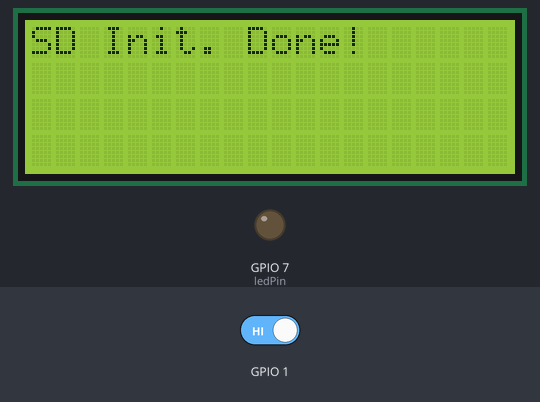
This sketch was run on a simulated ESP8266 (NodeMCU). Parts: 20×4 character LCD, output pins drawn as LEDs (lit = HIGH). Wiring (inferred from the names in the program): DS1307 clock at I2C address 0x68. Inputs (shaded band) come from the test bench; at power-on: GPIO 1 HIGH. The local clock reads 2024-03-15 10:24:30 at power-on unless the sketch sets it; storage starts empty; what the sketch prints to the serial monitor is not drawn.

Above: at 2.7 s.
At 5.8 s:
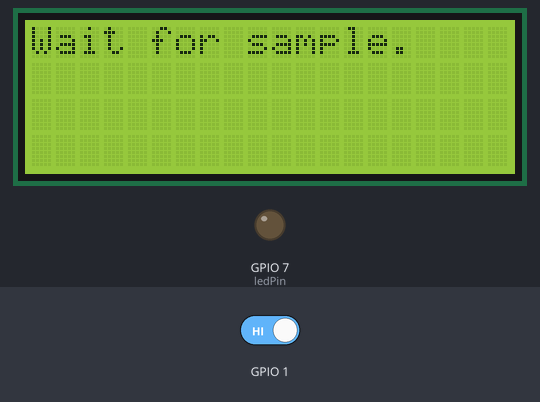
5.9 s: GPIO 1 driven LOW
At 7.3 s:
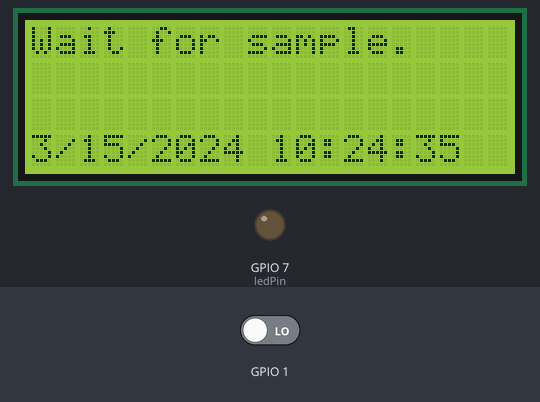
Timing chart, 0 to 8.9 s (numbered marks = the images above; inputs shaded):
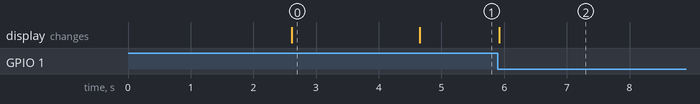

Measured:
- after the input at 5.9 s, the display: changes at once (image 2)
- what the display in image 0 shows lasts 2.1 s, from 2.6 s to 4.7 s

The sketch:

Temp_Humid_LCD.ino
```cpp
/*
  SD card datalogger
  Log temp and humidity data to an SD card using the SdFat library.
  *****************************************************************

  Last updated and working on 11/13/20

  used arduino Uno SD card and 16x2 LCD
  Temp/Humidity sensor is DHT Type 11
  added logging to SD card  11/13
  moved display to new pins to accomadate SD card on SPI  11/13
  changed to SdFat from SD lib  11/13
  Got everything working off timer interupt 11/15
  Rates for sample, display and record to SD are independant now
  Much cleaner LOOP code
  Changed to a Type 22 sensor more accurate
*/

#include <SPI.h>
#include <Wire.h>  // Include Wire Library for I2C

#include <TimeLib.h>
#include <DS1307RTC.h>

DS1307RTC RTC1;

#include <dht_nonblocking.h>
//#define DHT_SENSOR_TYPE DHT_TYPE_11
#define DHT_SENSOR_TYPE DHT_TYPE_22
static const int DHT_SENSOR_PIN = 2;
DHT_nonblocking dht_sensor( DHT_SENSOR_PIN, DHT_SENSOR_TYPE );

#include "SdFat.h"  // switched to better lib
SdFat SD;
#define SD_CS_PIN 4
const int chipSelect = SD_CS_PIN;

#include <LiquidCrystal_I2C.h>  // Display on I2C
// Define I2C Address - change if reqiuired
const int i2c_addr = 0x27;  // works on my new amazon display
// Define LCD pinout
const int  en = 2, rw = 1, rs = 0, d4 = 4, d5 = 5, d6 = 6, d7 = 7, bl = 3;
LiquidCrystal_I2C lcd(i2c_addr, en, rw, rs, d4, d5, d6, d7, bl, POSITIVE);

// Program data area
float temperature;
float humidity;
String dataString;  // make a string for assembling the data to log:
char *cTime;
File dataFile;     // Data object you will write your sensor data to
const char *sensorFilename = "TempHumidityData.txt";

#define SAMPLETIME 10  // in seconds
#define SDSAVETIME 180  // in seconds

int ticks = 0;  // Variables to count square wave pulses
int old_tick_value = 0;
int ticks2 = 0;

#define DS1307_CTRL_ID 0x68
//#define ledPin LED_BUILTIN
#define ledPin 7

// Set Square Wave on RTC
void setSQW(uint8_t value) {
  //pinMode (3, INPUT_PULLUP);
  Wire.beginTransmission(DS1307_CTRL_ID);
  Wire.write(7);
  Wire.write(value);
  Wire.endTransmission();
}

void handleInt() {
  // Interupt handler to count seconds in tick vals
  //digitalWrite(ledPin, digitalRead(ledPin) ^ 1);  // flash the LED
  ticks++;
  ticks2++;
}


// ****************************   SETUP    1 TIME CODE   *******************
void setup() {
  Serial.begin( 9600);
  while (!Serial) {
    ; // wait for serial port to connect. Needed for native USB port only
  }

  // set up the LCD's number of columns and rows:
  lcd.begin(20, 4);
  lcd.clear();

  //Serial.println(F("Initializing SD card..."));
  lcd.setCursor(0, 0);
  lcd.print(F( "Init SD card.." ));
  delay(2500);

  while (!SD.begin(chipSelect)) {
    delay(1000);
    //Serial.println(F("SD initialization failed!"));
    lcd.setCursor(0, 1);
    lcd.print(F( "SD Init Failed!" ));
  }

  Serial.println(F("SD initialization done."));
  lcd.setCursor(0, 0);
  lcd.print(F( "SD Init. Done!") );
  delay(2000);
  lcd.clear();

  Serial.println(F("Waiting for first sample"));
  lcd.setCursor(0, 0);
  lcd.print( F("Wait for sample.") );

  Serial.println(F("DS1307RTC Set SQW 1 Hz"));
  Serial.println(F("Attach interrupt on D3"));
  Serial.println(F("----------------------"));

  pinMode(ledPin,OUTPUT);

  setSQW(0x10);  // // 1Hz  1 second

  // D3 on Arduino Uno is hardware interupt 1
  attachInterrupt(1,handleInt,FALLING);
  //attachInterrupt(digitalPinToInterrupt (3),handleInt,CHANGE);

}

/*
 * Poll for a measurement, keeping the state machine alive.  Returns
 * true if a measurement is available.
 */
static bool measure_environment( float *temperature, float *humidity )
{
  static unsigned long measurement_timestamp = millis( );

  /* Measure once every four seconds. */
  if( millis( ) - measurement_timestamp > 2000ul )  // 2 seconds
  {
    if( dht_sensor.measure( temperature, humidity ) == true )
    {
      measurement_timestamp = millis( );
      return( true );
    }
  }

  return( false );
}


char* makeDTStamp(int month, int day, int year, int hour, int min, int sec) {
  static char wavname[40] = {'\0'};
  snprintf(wavname, sizeof(wavname), "%d/%d/%d  %d:%d:%d", month, day, year, hour, min, sec);
  return wavname;
}

void PrintStringToLcd(const char *str) {
    const char *p;
    p = str;
    while (*p) {
        lcd.print(*p);
        p++;
    }
}

void print2digitsToLed(int number) {
  if (number >= 0 && number < 10) {
    lcd.write('0');
  }
  lcd.print(number);
}

void PrintTimeToLed() {
    tmElements_t tm;

    // set the cursor to column 0, line 3
    // (note: line 1 is the second row, since counting begins with 0):
    lcd.setCursor(0, 3);

    if (RTC.read(tm))
    {
      lcd.print(tm.Month);
      lcd.print(F("/"));
      lcd.print(tm.Day);
      lcd.print(F("/"));
      lcd.print(tmYearToCalendar(tm.Year));
      lcd.print(F(" "));

      print2digitsToLed(tm.Hour);
      lcd.print(F(":"));
      print2digitsToLed(tm.Minute);
      lcd.print(F(":"));
      print2digitsToLed(tm.Second);

      //cTime =  makeDTStamp(tm.Month, tm.Day, tmYearToCalendar(tm.Year), tm.Hour, tm.Minute, tm.Second);
      //Serial.println(cTime);
    }
}


void readDisplayTemp(){
  tmElements_t tm;

  /* Measure temperature and humidity and display to LCD.   */
  if( measure_environment( &temperature, &humidity ) == true )
  {
    //Serial.print( "T = " );
    //Serial.print( temperature, 1 );
    //Serial.print( " Deg. C, H = " );
    //Serial.print( humidity, 1 );
    //Serial.println( "%" );

    // set the cursor to column 0, line 0
    // (note: line 1 is the second row, since counting begins with 0):
    lcd.setCursor(0, 0);

    // print the number of seconds since reset:
    lcd.print( F("Temp  " ));
    lcd.print( ((temperature*9/5)+32), 1 );
    lcd.print( F(" Deg F"));

    lcd.setCursor(0, 1);
    lcd.print( F("Humid " ));
    lcd.print( humidity,1);
    lcd.print( F("%" ));

    ticks = 0; // Reset the interval timer

  }  // got measurement data
}

void saveToSD() {
    tmElements_t tm;

    if (RTC.read(tm))

  // ******************   the data to be sent to logger on SD CARD **************************
  dataString = String(((temperature*9/5)+32)) + ", " + String(humidity) + ", ";

  //dataString = "";
  //dataString.concat(cTime);
  //dataString.concat(" ," + String(((temperature*9/5)+32)) + ", " + String(humidity));

  if (RTC.read(tm)){
    cTime =  makeDTStamp(tm.Month, tm.Day, tmYearToCalendar(tm.Year), tm.Hour, tm.Minute, tm.Second);
  }

  // open the file. note that only one file can be open at a time,
  // so you have to close this one before opening another.
  dataFile = SD.open(sensorFilename, O_CREAT | O_APPEND | O_WRITE);


  if (dataFile) {  // if the file is available, write to it:
    dataFile.print(dataString);
    dataFile.println(cTime);
    dataFile.flush();
    dataFile.close();

    // print to the serial port too:
    //Serial.println(data);
  }
  else {
    Serial.println("error opening datalog.txt");  // if the file isn't open, pop up an error:
  }

  //digitalWrite(ledPin, digitalRead(ledPin) ^ 1);  // flash the LED-
  ticks2 = 0;  // Reset the interval timer 2
}


void loop() {
    // Update display if a second has elapsed
    if (ticks != old_tick_value) {
            old_tick_value = ticks;
            PrintTimeToLed();  // Updates clock on Display
    }

    // Read Temp Humid sensor every sample time seconds and write to SD
    if (ticks >= SAMPLETIME){
       readDisplayTemp();  // Read Temp Humid sensor every sample time seconds
    }

    // Save data to SD card in seconds
    if (ticks2 >= SDSAVETIME){
      saveToSD();  // Save data to SD card
    }
}
```
